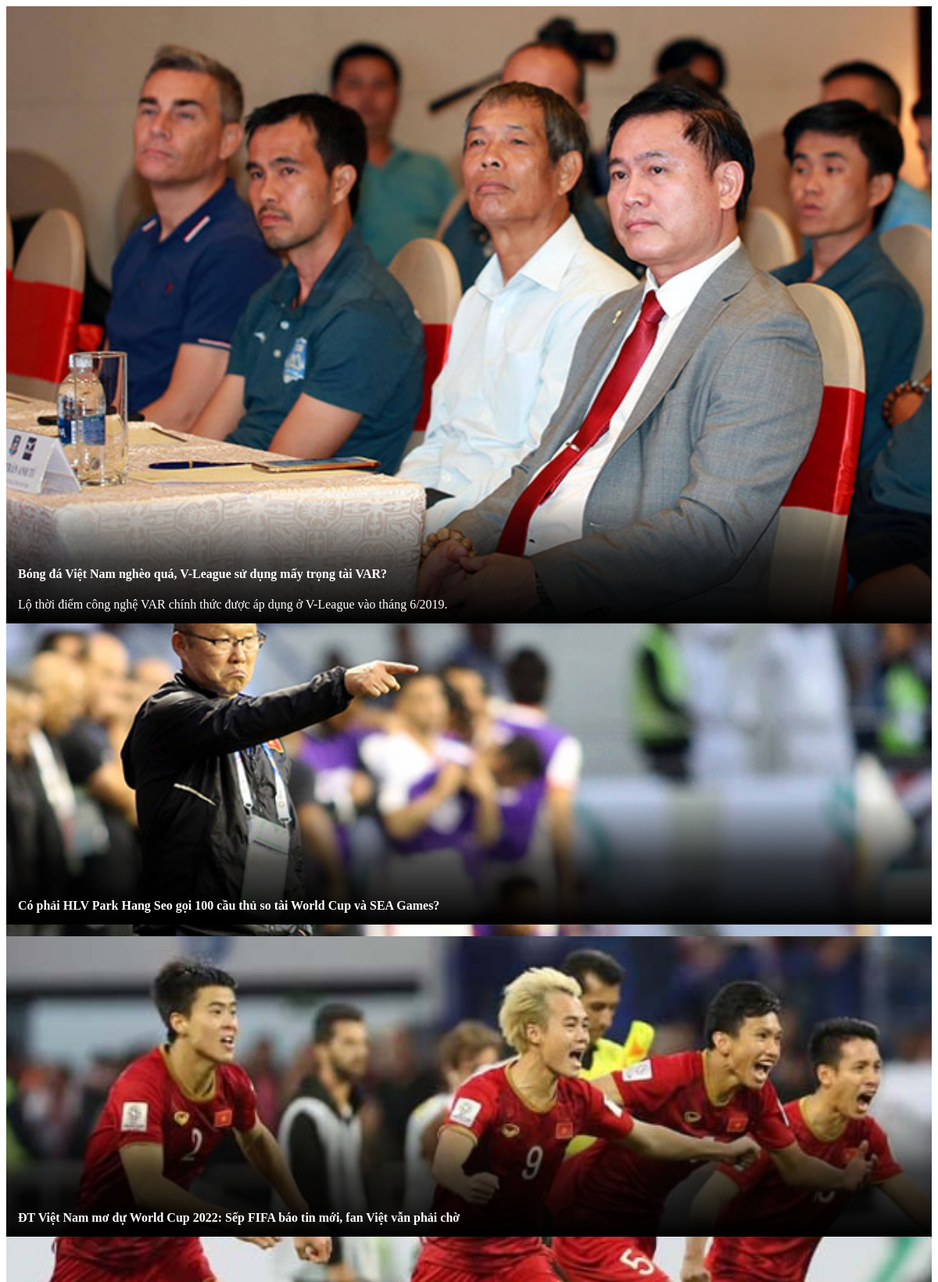
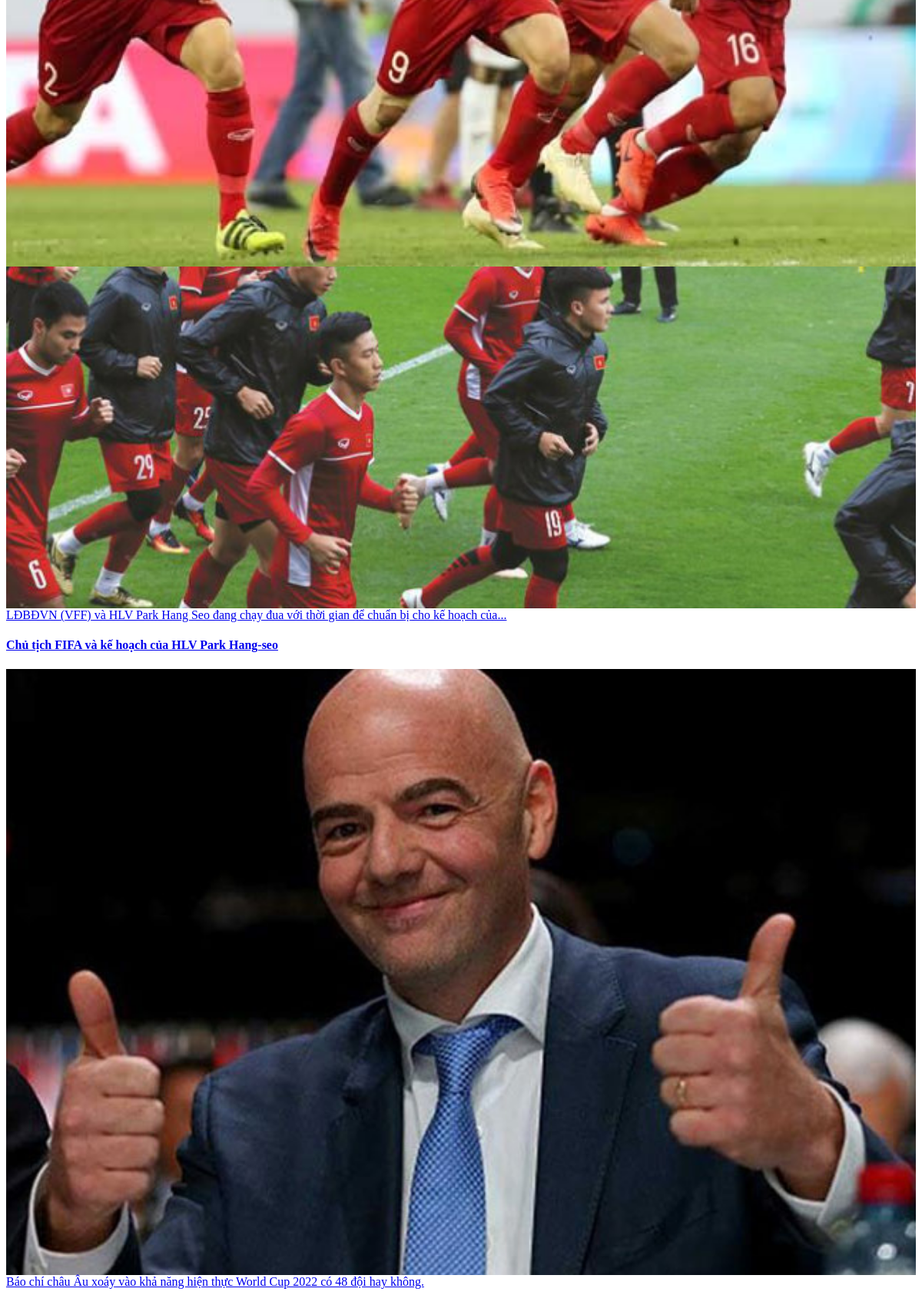
The app's page /bdquocgia.php with its own data (2 pictures, top to bottom).
### tables this page shows
CREATE TABLE `tintucbongda` (
  `MaTinTucBongDa` int(10) NOT NULL,
  `TieuDeBongDa` varchar(255) NOT NULL,
  `PhuDeBongDa` varchar(255) NOT NULL,
  `ImageBongDa` varchar(255) NOT NULL,
  `VideoBongDa` varchar(255) NOT NULL,
  `ChiTietBongDa` text NOT NULL,
  `NgayDangBongDa` varchar(255) DEFAULT NULL,
  `KhuVucBongDa` int(10) DEFAULT NULL
);

### bdquocgia.php (the view)
<link rel="stylesheet" href="css/hang1.css">
<div class="container">
    <div class="row my-3">
		<?php
		$sqlbongda = "SELECT * FROM tintucbongda WHERE KhuVucBongDa = 2 ORDER BY MaTinTucBongDa DESC";
		$bongda = mysqli_query($db,$sqlbongda);
		$rbongda = mysqli_fetch_array($bongda);
		?>
        <div class="col-12 col-sm-8 border-right">
            <div class="news">
                <a href="/tintuc_vleague_1.php?MaTinTucBongDaVLeague=<?php echo $rbongda["MaTinTucBongDa"];?>">
                    <div class="news-photo" style="background-image: url(<?php echo $rbongda["ImageBongDa"];?>)"></div>
                    <div class="news-title flex-column d-flex align-items-start justify-content-end">
                        <h4 class="col-12 p-0 hoverable"><?php echo $rbongda['TieuDeBongDa'];?></h4>
                        <span><?php echo $rbongda['PhuDeBongDa'];?></span>
                    </div>
                </a>
            </div>
        </div>
		<?php
		$sqlbongro = "SELECT * FROM tintucbongda WHERE KhuVucBongDa = 2 ORDER BY MaTinTucBongDa DESC LIMIT 1, 2";
		$bongro = mysqli_query($db,$sqlbongro);
		?>
        <div class="col-12 col-sm-4">
		<?php
		while($rbongro = mysqli_fetch_array($bongro))
		{
		?>
			<div class="news news-r">
                <a href="/tintuc_vleague_1.php?MaTinTucBongDaVLeague=<?php echo $rbongro["MaTinTucBongDa"];?>">
                    <div class="news-photo" style="background-image: url(<?php echo $rbongro["ImageBongDa"];?>)"></div>
                    <div class="news-title flex-column d-flex align-items-start justify-content-end">
                        <b class="col-12 p-0 hoverable sub-title"><?php echo $rbongro['TieuDeBongDa'];?></b>
                    </div>
                </a>
            </div>
		<?php
		}
		?>
        </div>
    </div>
	 <div class="row">
		<?php
		$sqlvothuat = "SELECT * FROM tintucbongda WHERE KhuVucBongDa = 2 ORDER BY MaTinTucBongDa DESC LIMIT 3, 4";
		$vothuat = mysqli_query($db,$sqlvothuat);
		?>
		<?php
		while($rvothuat = mysqli_fetch_array($vothuat))
		{
		?>
		<div class="col-12 col-sm-6">
            <a class="row no-color" href="/tintuc_vleague_1.php?MaTinTucBongDaVLeague=<?php echo $rvothuat["MaTinTucBongDa"]; ?>">
                <h4 class="col-12"><?php echo $rvothuat['TieuDeBongDa'];?></h4>
                <div class="col-12 col-sm-4">
                <div class="news-photo" style="background-image: url(<?php echo $rvothuat["ImageBongDa"];?>)"></div>
                </div>
                <div class="col-12 col-sm-8">
                    <?php echo $rvothuat['PhuDeBongDa'];?>
                </div>
            </a>
        </div>
		<?php
		}
		?>
    </div>
</div>

### css/hang1.css (style rules this page uses)
.news { position: relative; height: 0; padding-top: calc(100% * 2 / 3); }
.news.news-r { padding-top: inherit; height: calc((100% - 15px) / 2); }
.news:not(:last-child) { margin-bottom: 15px; }
.news-photo { width: 100%; height: 0; padding-top: calc(100% * 2 / 3); background-repeat: no-repeat; background-size: cover; background-position: center; }
.news:not(.news-r) .news-photo { position: absolute; top: 0; left: 0; right: 0; bottom: 0; z-index: 1; }
.news-title { position: absolute; left: 0; right: 0; bottom: 0; padding: 15px; background-image: linear-gradient(rgba(0, 0, 0, 0), rgba(0, 0, 0, .7), rgba(0, 0, 0, 1)); color: #fff; height: 130px; display: flex; flex-direction: column; align-items: flex-start; justify-content: flex-end; z-index: 2; }
.news-title > * { flex: inherit; }

### records on screen
tintucbongda: ImageBongDa (picture), TieuDeBongDa "Bóng đá Việt Nam nghèo quá, V-League sử dụng mấy trọng tài VAR?", PhuDeBongDa "Lộ thời điểm công nghệ VAR chính thức được áp dụng ở V-League vào tháng 6/2019."
tintucbongda: ImageBongDa (picture), TieuDeBongDa "Có phải HLV Park Hang Seo gọi 100 cầu thủ so tài World Cup và SEA Games?"
tintucbongda: ImageBongDa (picture), TieuDeBongDa "ĐT Việt Nam mơ dự World Cup 2022: Sếp FIFA báo tin mới, fan Việt vẫn phải chờ"
tintucbongda: ImageBongDa (picture), PhuDeBongDa "LĐBĐVN (VFF) và HLV Park Hang Seo đang chạy đua với thời gian để chuẩn bị cho kế hoạch của..."
tintucbongda: TieuDeBongDa "Chủ tịch FIFA và kế hoạch của HLV Park Hang-seo", ImageBongDa (picture), PhuDeBongDa "Báo chí châu Âu xoáy vào khả năng hiện thực World Cup 2022 có 48 đội hay không."
